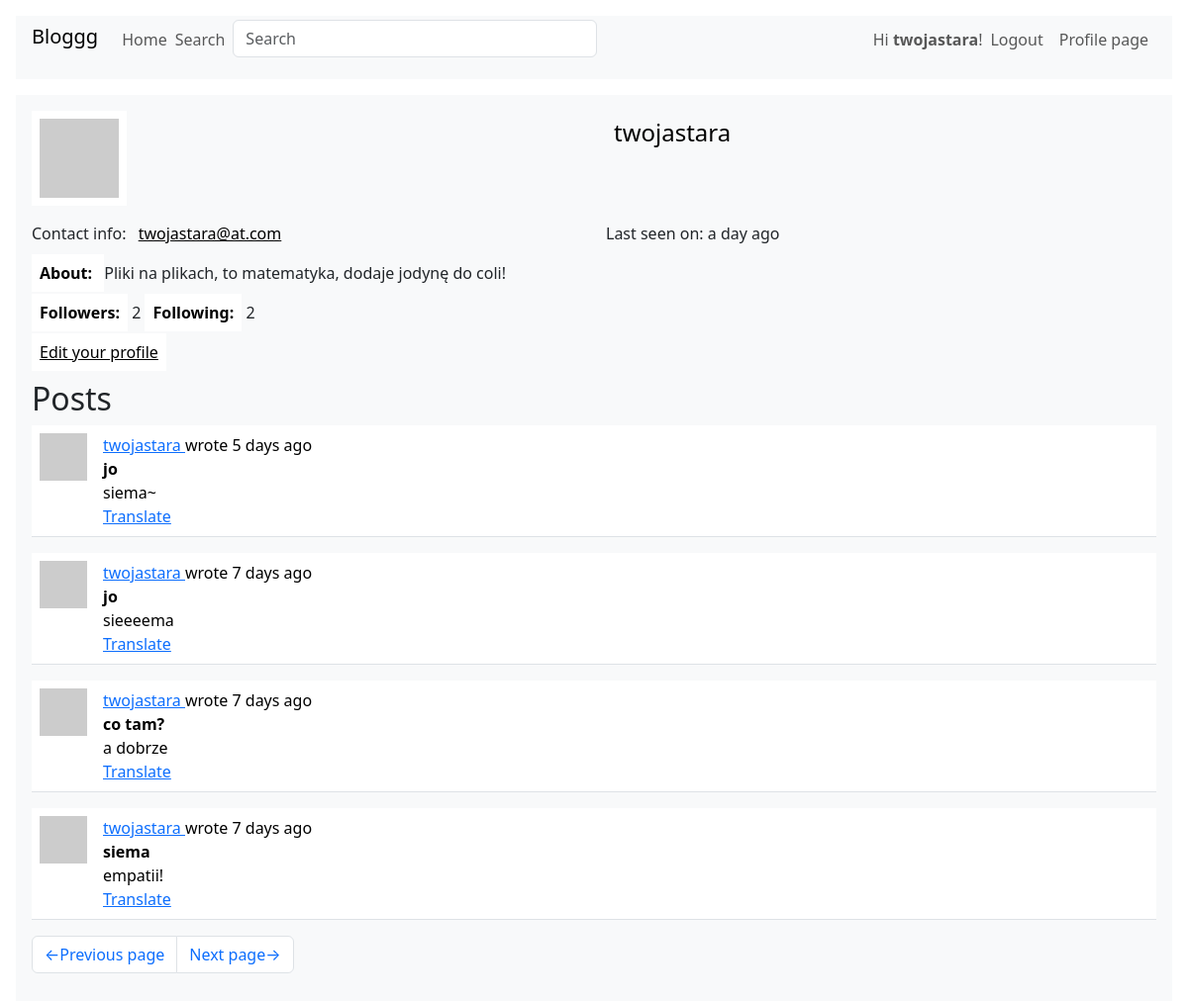
Screenshot of /user/twojastara?page=2 (signed in) with the database file from the repository.
### webapp/models.py (models this page shows, shortened)
class User(UserMixin, db.Model):
    __searchable = ['username']
    id:         sqo.Mapped[int] = sqo.mapped_column(primary_key=True)
    username:   sqo.Mapped[str] = sqo.mapped_column(sqa.String(64), index=True, unique=True)
    email:      sqo.Mapped[str] = sqo.mapped_column(sqa.String(128), index=True, unique=True)
    hashed_pass:sqo.Mapped[Optional[str]] = sqo.mapped_column(sqa.String(256))
    about:      sqo.Mapped[Optional[str]] = sqo.mapped_column(sqa.String(4096))
    last_seen:  sqo.Mapped[Optional[datetime]] = sqo.mapped_column(default=lambda: datetime.now(timezone.utc))
    posts:      sqo.WriteOnlyMapped['Post'] = sqo.relationship(back_populates='author')
    followers:  sqo.WriteOnlyMapped['User'] = sqo.relationship(
        secondary=followers_table, primaryjoin=(followers_table.c.followed_id == id),
        secondaryjoin=(followers_table.c.follower_id == id), back_populates='following'
    )
    following:   sqo.WriteOnlyMapped['User'] = sqo.relationship(
        secondary=followers_table, primaryjoin=(followers_table.c.follower_id == id),
        secondaryjoin=(followers_table.c.followed_id == id), back_populates='followers'
    )
    def avatar(self, size):
        hash = md5((self.username+self.email+str(2384129234)).encode('utf-8')).hexdigest()
        return f'https://www.gravatar.com/avatar/{hash}?d=identicon&s={size}'
    def followers_counter(self):
        query = sqa.select(sqa.func.count()).select_from(self.followers.select().subquery())
        return db.session.scalar(query)
    def following_counter(self):
        query = sqa.select(sqa.func.count()).select_from(self.following.select().subquery())
        return db.session.scalar(query)
    def get_posts_query(self):
        return self.posts.select().order_by(Post.timestamp.desc())

class SearchableMixin(object):
    @classmethod
    def before_commit(cls, session):
        session._changes = {
            'add': list(session.new),
            'update': list(session.dirty),
            'delete': list(session.deleted)
        }
    @classmethod
    def after_commit(cls, session):
        for obj in session._changes['add']:
            if isinstance(obj, SearchableMixin):
                add_to_index(obj.__tablename__, obj)
        for obj in session._changes['update']:
            if isinstance(obj, SearchableMixin):
                add_to_index(obj.__tablename__, obj)
        for obj in session._changes['delete']:
            if isinstance(obj, SearchableMixin):
                remove_from_index(cls.__tablename__, obj)
        session._changes = None

class Post(SearchableMixin, db.Model):
    __searchable__ = ['title', 'body']
    id:         sqo.Mapped[int] = sqo.mapped_column(primary_key=True)
    user_id:    sqo.Mapped[int] = sqo.mapped_column(sqa.ForeignKey(User.id), index=True)
    timestamp:  sqo.Mapped[datetime] = sqo.mapped_column(index=True, default=lambda: datetime.now(timezone.utc))
    title:      sqo.Mapped[str] = sqo.mapped_column(sqa.String(64), index=True)
    body:       sqo.Mapped[str] = sqo.mapped_column(sqa.String(4096))
    language:   sqo.Mapped[Optional[str]] = sqo.mapped_column(sqa.String(8))
    author:     sqo.Mapped[User] = sqo.relationship(back_populates='posts')

### webapp/main/routes.py (the view)
@bp.route('/user/<username>')
@login_required
def user_page(username):
    user = db.first_or_404(sqa.select(User).where(username == User.username))
    form = EmptyForm()
    page = request.args.get('page', 1, type=int)
    query = user.get_posts_query()
    posts = db.paginate(query, page=page, per_page=current_app.config['POSTS_PER_PAGE'], error_out=False)
    next_url = url_for('main.user_page', username=username, page=posts.next_num) if posts.has_next else None
    prev_url = url_for('main.user_page', username=username, page=posts.prev_num) if posts.has_prev else None
    return render_template('user_page.html', title=f'User {username}',
                           user=user, form=form, posts=posts, next_url=next_url, prev_url=prev_url)

### webapp/main/forms.py
class SearchForm(FlaskForm):
    query = StringField(_l('Search'), validators=[DataRequired()])
    def __init__(self, *args, **kwargs):
        if 'formdata' not in kwargs:
            kwargs['formdata'] = request.args
        if 'meta' not in kwargs:
            kwargs['meta'] = {'csrf': False}
        super(SearchForm, self).__init__(*args, **kwargs)

class EmptyForm(FlaskForm):
    submit = SubmitField(_l('Submit'))

### webapp/__init__.py (called while the page is built)
def get_locale():
    return request.accept_languages.best_match(current_app.config['LANGUAGES'])

### webapp/main/routes.py (called while the page is built)
@bp.before_request
def before_request():
    g.locale = str(get_locale())
    if current_user.is_authenticated:
        current_user.last_seen = datetime.now(timezone.utc)
        db.session.commit()
        g.search_form = SearchForm()

### webapp/models.py (called while the page is built)
@login.user_loader
def load_user(id):
    return db.session.get(User, int(id))

### webapp/templates/user_page.html (shortened to what this page needs)
{% extends "base.html" %}
{% block content %}
<div class="table">
    <div class="row mb-3">
        <div class="col">
            <img src="{{ user.avatar(128) }}">
        </div>
        <div class="col">
            <p class="h4 bg-light">{{ user.username }}</p>
        </div>
    </div>
    <div class="row mb-3">
        <div class="col bg-light">
            {{ _('Contact info:') }} <a class="bg-light" href="mailto:{{ user.email }}">{{ user.email }}</a>
        </div>
        <div class="col">
            {% if user.last_seen %}
                {{ _('Last seen on:') }} {{ moment(user.last_seen).fromNow() }}
            {% endif %}
        </div>
    </div>
    <div class="row mb-3">
        <div class="col">
            {% if user.about %}
                <b>{{ _('About:') }} </b>{{ user.about }}
            {% endif %}
        </div>
    </div>
    <div class="row mb-3">
        <div class="col">
            <b>{{ _('Followers:') }}</b> {{ user.followers_counter() }}
            <b>{{ _('Following:') }}</b> {{ user.following_counter() }}
        </div>
    </div>
    <div class="row">
        <div class="col">
            {% if user == current_user %}
                <a href="{{ url_for('main.edit_profile_page') }}">{{ _('Edit your profile') }}</a>
            {% endif %}
        </div>
    </div>
</div>
<h2>{{ _('Posts') }}</h2>
{% for post in posts %}
    {% include "sub_post.html" %}
{% endfor %}
{% include "sub_pagination.html" %}
{% endblock %}

### webapp/templates/base.html (shortened to what this page needs)
<!DOCTYPE html>
{% import "macro_form_field.html" as macro_form %}
{% import "macro_submit_field.html" as macro_submit %}
<html>
<head>
    <link href="{{ url_for('static', filename='bootstrap.min.css') }}" rel="stylesheet">
</head>
<body>
    <nav class="navbar navbar-expand bg-light m-3 px-3 py-1">
        <div class="d-flex flex-grow-1">
            <span class="navbar-brand h1">Bloggg</span>
            <ul class="navbar-nav">
                <li class="nav-item">
                    <a class="nav-link" href="{{ url_for('main.index_page') }}">{{ _('Home') }}</a>
                </li>
                {% if g.search_form %}
                    <li class="nav-item">
                        <p class="navbar-text me-2">{{ _('Search') }}</p>
                    </li>
                    <li class="nav-item">
                        <form class="navbar-form navbar-left" method="get"
                            action="{{ url_for('main.search_page') }}">
                                {{ g.search_form.query(size=32, class='form-control',
                                    placeholder=g.search_form.query.label.text) }}
                        </form>
                    </li>
                {% endif %}
            </ul>
        </div>
        <div style="d-flex">
            <ul class="navbar-nav">
            {% if current_user.is_anonymous %}
                <li class="nav-item">
                    <a class="nav-link" href="{{ url_for('auth.login_page') }}">{{ _('Login') }}</a>
                </li>
                <li class="nav-item">
                    <a class="nav-link" href="{{ url_for('auth.registration_page') }}">{{ _('Register') }}</a>
                </li>
            {% else %}
                <li class="nav-item">
                    <p class="navbar-text">{{ _('Hi <b>%(user)s</b>!', user=current_user.username) }}</p>
                </li>
                <li class="nav-item">
                    <a class="nav-link" href="{{ url_for('auth.logout_page') }}">{{ _('Logout') }}</a>
                </li>
                <li class="nav-item">
                    <a class="nav-link" href="{{ url_for('main.user_page',
                        username=current_user.username) }}">{{ _('Profile page') }}</a>
                </li>
            {% endif %}
            </ul>
        </div>
    </nav>
    <div class="container-fluid m-0 px-3">
        <div class="container-fluid m-0 p-3 bg-light">
            {% block content %} {% endblock %}
        </div>
    </div>
</body>
</html>

### webapp/templates/sub_post.html (shortened to what this page needs)
<table class="table table-hover">
    <tr>
        <td width="64px">
            <a href="{{ url_for('main.user_page', username=post.author.username) }}">
                <img src="{{ post.author.avatar(64) }}" class="img-fluid">
            </a>
        </td>
        <td>
            {{ _('%(username)s wrote %(when)s',
                username=user_link, when=moment(post.timestamp).fromNow()) }}
            <br>
            <b>{{ post.title }}</b>
            <br>
            <span id="post-{{ post.id }}">{{ post.body }}</span>
            {% if post.language and post.language != g.locale %}
                <br>
                <span id="translation-{{ post.id }}">
                    <a href="javascript:translate(
                        'post-{{ post.id }}',
                        'translation-{{ post.id }}',
                        '{{ post.language }}',
                        '{{ g.locale }}');">{{ _('Translate') }}</a>
                </span>
            {% endif %}
        </td>
    </tr>
</table>

### rows the page displays
User: username "twojastara", email "twojastara@at.com", last_seen "a day ago", about "Pliki na plikach, to matematyka, dodaje jodynę do coli!"
Post: title "jo", body "siema~"
Post: title "jo", body "sieeeema"
Post: title "co tam?", body "a dobrze"
Post: title "siema", body "empatii!"

### other values shown
{{ user.followers_counter() }} "2"
{{ user.following_counter() }} "2"
